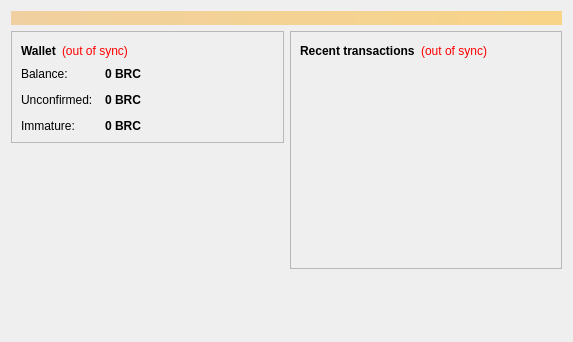
<?xml version="1.0" encoding="UTF-8"?>
<ui version="4.0">
 <class>OverviewPage</class>
 <widget class="QWidget" name="OverviewPage">
  <property name="geometry">
   <rect>
    <x>0</x>
    <y>0</y>
    <width>573</width>
    <height>342</height>
   </rect>
  </property>
  <property name="windowTitle">
   <string>Form</string>
  </property>
  <layout class="QVBoxLayout" name="topLayout">
   <item>
    <widget class="QLabel" name="labelAlerts">
     <property name="visible">
      <bool>false</bool>
     </property>
     <property name="styleSheet">
      <string notr="true">background-color: qlineargradient(x1: 0, y1: 0, x2: 1, y2: 0, stop:0 #F0D0A0, stop:1 #F8D488); color:#000000;</string>
     </property>
     <property name="wordWrap">
      <bool>true</bool>
     </property>
     <property name="margin">
      <number>3</number>
     </property>
    </widget>
   </item>
   <item>
    <layout class="QHBoxLayout" name="horizontalLayout" stretch="1,1">
     <item>
      <layout class="QVBoxLayout" name="verticalLayout_2">
       <item>
        <widget class="QFrame" name="frame">
         <property name="frameShape">
          <enum>QFrame::StyledPanel</enum>
         </property>
         <property name="frameShadow">
          <enum>QFrame::Raised</enum>
         </property>
         <layout class="QVBoxLayout" name="verticalLayout_4">
          <item>
           <layout class="QHBoxLayout" name="horizontalLayout_4">
            <item>
             <widget class="QLabel" name="label_5">
              <property name="font">
               <font>
                <weight>75</weight>
                <bold>true</bold>
               </font>
              </property>
              <property name="text">
               <string>Wallet</string>
              </property>
             </widget>
            </item>
            <item>
             <widget class="QLabel" name="labelWalletStatus">
              <property name="toolTip">
               <string>The displayed information may be out of date. Your wallet automatically synchronizes with the Bitcoin network after a connection is established, but this process has not completed yet.</string>
              </property>
              <property name="styleSheet">
               <string notr="true">QLabel { color: red; }</string>
              </property>
              <property name="text">
               <string notr="true">(out of sync)</string>
              </property>
              <property name="alignment">
               <set>Qt::AlignLeading|Qt::AlignLeft|Qt::AlignVCenter</set>
              </property>
             </widget>
            </item>
            <item>
             <spacer name="horizontalSpacer_2">
              <property name="orientation">
               <enum>Qt::Horizontal</enum>
              </property>
              <property name="sizeHint" stdset="0">
               <size>
                <width>40</width>
                <height>20</height>
               </size>
              </property>
             </spacer>
            </item>
           </layout>
          </item>
          <item>
           <layout class="QFormLayout" name="formLayout_2">
            <property name="fieldGrowthPolicy">
             <enum>QFormLayout::AllNonFixedFieldsGrow</enum>
            </property>
            <property name="horizontalSpacing">
             <number>12</number>
            </property>
            <property name="verticalSpacing">
             <number>12</number>
            </property>
            <item row="0" column="0">
             <widget class="QLabel" name="label">
              <property name="text">
               <string>Balance:</string>
              </property>
             </widget>
            </item>
            <item row="0" column="1">
             <widget class="QLabel" name="labelBalance">
              <property name="font">
               <font>
                <weight>75</weight>
                <bold>true</bold>
               </font>
              </property>
              <property name="cursor">
               <cursorShape>IBeamCursor</cursorShape>
              </property>
              <property name="toolTip">
               <string>Your current balance</string>
              </property>
              <property name="text">
               <string notr="true">0 BRC</string>
              </property>
              <property name="textInteractionFlags">
               <set>Qt::LinksAccessibleByMouse|Qt::TextSelectableByKeyboard|Qt::TextSelectableByMouse</set>
              </property>
             </widget>
            </item>
            <item row="1" column="0">
             <widget class="QLabel" name="label_3">
              <property name="text">
               <string>Unconfirmed:</string>
              </property>
             </widget>
            </item>
            <item row="1" column="1">
             <widget class="QLabel" name="labelUnconfirmed">
              <property name="font">
               <font>
                <weight>75</weight>
                <bold>true</bold>
               </font>
              </property>
              <property name="cursor">
               <cursorShape>IBeamCursor</cursorShape>
              </property>
              <property name="toolTip">
               <string>Total of transactions that have yet to be confirmed, and do not yet count toward the current balance</string>
              </property>
              <property name="text">
               <string notr="true">0 BRC</string>
              </property>
              <property name="textInteractionFlags">
               <set>Qt::LinksAccessibleByMouse|Qt::TextSelectableByKeyboard|Qt::TextSelectableByMouse</set>
              </property>
             </widget>
            </item>
            <item row="2" column="0">
             <widget class="QLabel" name="labelImmatureText">
              <property name="text">
               <string>Immature:</string>
              </property>
             </widget>
            </item>
            <item row="2" column="1">
             <widget class="QLabel" name="labelImmature">
              <property name="font">
               <font>
                <weight>75</weight>
                <bold>true</bold>
               </font>
              </property>
              <property name="toolTip">
               <string>Mined balance that has not yet matured</string>
              </property>
              <property name="text">
               <string notr="true">0 BRC</string>
              </property>
              <property name="textInteractionFlags">
               <set>Qt::LinksAccessibleByMouse|Qt::TextSelectableByKeyboard|Qt::TextSelectableByMouse</set>
              </property>
             </widget>
            </item>
           </layout>
          </item>
         </layout>
        </widget>
       </item>
       <item>
        <spacer name="verticalSpacer">
         <property name="orientation">
          <enum>Qt::Vertical</enum>
         </property>
         <property name="sizeHint" stdset="0">
          <size>
           <width>20</width>
           <height>40</height>
          </size>
         </property>
        </spacer>
       </item>
      </layout>
     </item>
     <item>
      <layout class="QVBoxLayout" name="verticalLayout_3">
       <item>
        <widget class="QFrame" name="frame_2">
         <property name="frameShape">
          <enum>QFrame::StyledPanel</enum>
         </property>
         <property name="frameShadow">
          <enum>QFrame::Raised</enum>
         </property>
         <layout class="QVBoxLayout" name="verticalLayout">
          <item>
           <layout class="QHBoxLayout" name="horizontalLayout_2">
            <item>
             <widget class="QLabel" name="label_4">
              <property name="text">
               <string>&lt;b&gt;Recent transactions&lt;/b&gt;</string>
              </property>
             </widget>
            </item>
            <item>
             <widget class="QLabel" name="labelTransactionsStatus">
              <property name="toolTip">
               <string>The displayed information may be out of date. Your wallet automatically synchronizes with the Bitcoin network after a connection is established, but this process has not completed yet.</string>
              </property>
              <property name="styleSheet">
               <string notr="true">QLabel { color: red; }</string>
              </property>
              <property name="text">
               <string notr="true">(out of sync)</string>
              </property>
              <property name="alignment">
               <set>Qt::AlignRight|Qt::AlignTrailing|Qt::AlignVCenter</set>
              </property>
             </widget>
            </item>
            <item>
             <spacer name="horizontalSpacer">
              <property name="orientation">
               <enum>Qt::Horizontal</enum>
              </property>
              <property name="sizeHint" stdset="0">
               <size>
                <width>40</width>
                <height>20</height>
               </size>
              </property>
             </spacer>
            </item>
           </layout>
          </item>
          <item>
           <widget class="QListView" name="listTransactions">
            <property name="styleSheet">
             <string notr="true">QListView { background: transparent; }</string>
            </property>
            <property name="frameShape">
             <enum>QFrame::NoFrame</enum>
            </property>
            <property name="verticalScrollBarPolicy">
             <enum>Qt::ScrollBarAlwaysOff</enum>
            </property>
            <property name="horizontalScrollBarPolicy">
             <enum>Qt::ScrollBarAlwaysOff</enum>
            </property>
            <property name="selectionMode">
             <enum>QAbstractItemView::NoSelection</enum>
            </property>
           </widget>
          </item>
         </layout>
        </widget>
       </item>
       <item>
        <spacer name="verticalSpacer_2">
         <property name="orientation">
          <enum>Qt::Vertical</enum>
         </property>
         <property name="sizeHint" stdset="0">
          <size>
           <width>20</width>
           <height>40</height>
          </size>
         </property>
        </spacer>
       </item>
      </layout>
     </item>
    </layout>
   </item>
  </layout>
 </widget>
 <resources/>
 <connections/>
</ui>
